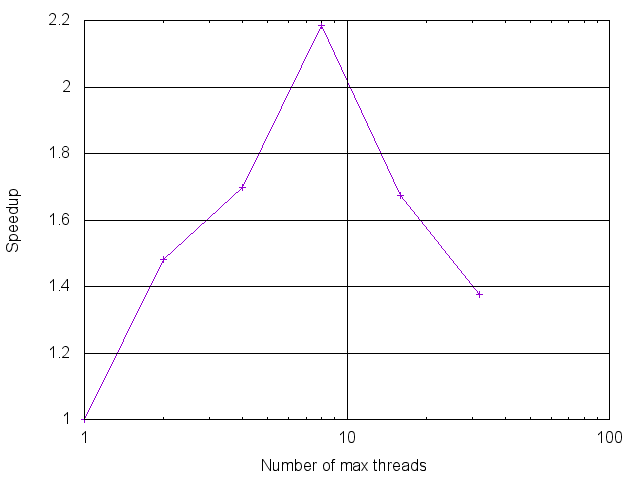

Reproduce this figure in gnuplot.
set term term_type;
set output output_file;
set logscale x;

set grid xtics front linetype -1
set grid ytics front linetype -1
first(x) = ($0 > 0 ? base : base = x)
set xlabel "Number of max threads"
set ylabel "Speedup"
plot 'data/threading_speedup.dat' u 1:(first($2), base/$2) w lp notitle
unset output
